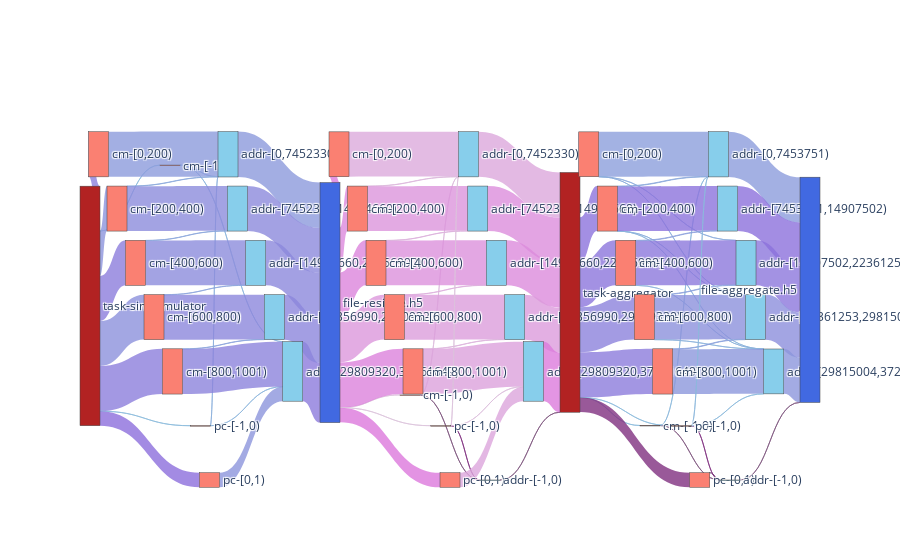

Notebook code cell kept with this figure:
### Code cell
f2_nodes, f2_nodes_dict = get_nodes_for_sankey(F2,rm_tags=['sim','agg_r','agg_w'])

# print(node_ref2)

f2_links = get_links_for_sankey(F2, f2_nodes_dict)
fig = go.Figure(go.Sankey(
            node = f2_nodes,
            link = f2_links, orientation='h'))
fig.show()
fig.write_html(f"{path}/sankey-grouped-sim_w_agg_r_w-vol-vfd.html")

### Figure 1 — Plotly figure (JSON) as saved in the notebook; plotly's stock layout.template omitted (floating-point values rounded to 4 significant figures)
{"data": [{"link": {"color": ["rgba(140, 188.4313725490196, 220, 0.8)", "rgba(140, 128.8235294117647, 220, 0.8)", "rgba(140, 147.64705882352942, 220, 0.8)", "rgba(140, 125.68627450980392, 220, 0.8)", "rgba(140, 146.078431372549, 220, 0.8)", "rgba(140, 127.25490196078431, 220, 0.8)", "rgba(140, 188.4313725490196, 220, 0.8)", "rgba(140, 110.0, 220, 0.8)", "rgba(140, 177.45098039215685, 220, 0.8)", "rgba(140, 182.15686274509804, 220, 0.8)", "rgba(140, 177.45098039215685, 220, 0.8)", "rgba(140, 182.15686274509804, 220, 0.8)", "rgba(140, 155.49019607843138, 220, 0.8)", "rgba(140, 171.1764705882353, 220, 0.8)", "rgba(140, 141.37254901960785, 220, 0.8)", "rgba(140, 139.80392156862746, 220, 0.8)", "rgba(140, 168.0392156862745, 220, 0.8)", "rgba(140, 164.90196078431373, 220, 0.8)", "rgba(140, 135.09803921568627, 220, 0.8)", "rgba(140, 166.47058823529412, 220, 0.8)", "rgba(140, 131.9607843137255, 220, 0.8)", "rgba(140, 149.2156862745098, 220, 0.8)", "rgba(140, 153.921568627451, 220, 0.8)", "rgba(140, 122.54901960784314, 220, 0.8)", "rgba(140, 138.23529411764707, 220, 0.8)", "rgba(140, 136.66666666666669, 220, 0.8)", "rgba(140, 133.52941176470588, 220, 0.8)", "rgba(220, 196.8, 220, 0.8)", "rgba(220, 126.39999999999999, 220, 0.8)", "rgba(220, 136.0, 220, 0.8)", "rgba(220, 132.8, 220, 0.8)", "rgba(220, 152.0, 220, 0.8)", "rgba(220, 129.6, 220, 0.8)", "rgba(220, 196.8, 220, 0.8)", "rgba(220, 120.0, 220, 0.8)", "rgba(128, 88.0, 128, 0.8)", "rgba(220, 187.2, 220, 0.8)", "rgba(220, 171.2, 220, 0.8)", "rgba(220, 184.0, 220, 0.8)", "rgba(220, 148.8, 220, 0.8)", "rgba(220, 145.6, 220, 0.8)", "rgba(220, 177.6, 220, 0.8)", "rgba(220, 174.4, 220, 0.8)", "rgba(220, 158.4, 220, 0.8)", "rgba(220, 180.8, 220, 0.8)", "rgba(220, 161.6, 220, 0.8)", "rgba(128, 48.0, 128, 0.8)", "rgba(220, 193.6, 220, 0.8)", "rgba(220, 190.4, 220, 0.8)", "rgba(220, 164.8, 220, 0.8)", "rgba(128, 88.0, 128, 0.8)", "rgba(220, 168.0, 220, 0.8)", "rgba(220, 142.4, 220, 0.8)", "rgba(220, 139.2, 220, 0.8)", "rgba(220, 155.2, 220, 0.8)", "rgba(220, 123.2, 220, 0.8)", "rgba(140, 188.4313725490196, 220, 0.8)", "rgba(140, 111.5686274509804, 220, 0.8)", "rgba(140, 116.27450980392157, 220, 0.8)", "rgba(140, 117.84313725490196, 220, 0.8)", "rgba(140, 130.39215686274508, 220, 0.8)", "rgba(140, 124.11764705882354, 220, 0.8)", "rgba(140, 188.4313725490196, 220, 0.8)", "rgba(128, 48.0, 128, 0.8)", "rgba(128, 88.0, 128, 0.8)", "rgba(140, 185.2941176470588, 220, 0.8)", "rgba(128, 88.0, 128, 0.8)", "rgba(140, 158.62745098039215, 220, 0.8)", "rgba(140, 172.7450980392157, 220, 0.8)", "rgba(140, 174.31372549019608, 220, 0.8)", "rgba(140, 169.60784313725492, 220, 0.8)", "rgba(140, 175.88235294117646, 220, 0.8)", "rgba(140, 180.58823529411765, 220, 0.8)", "rgba(140, 114.70588235294117, 220, 0.8)", "rgba(140, 120.98039215686273, 220, 0.8)", "rgba(140, 179.01960784313727, 220, 0.8)", "rgba(140, 160.19607843137254, 220, 0.8)", "rgba(140, 161.76470588235293, 220, 0.8)", "rgba(140, 144.50980392156862, 220, 0.8)", "rgba(140, 179.01960784313727, 220, 0.8)", "rgba(140, 163.33333333333334, 220, 0.8)", "rgba(140, 152.35294117647058, 220, 0.8)", "rgba(128, 48.0, 128, 0.8)", "rgba(140, 183.72549019607843, 220, 0.8)", "rgba(140, 186.86274509803923, 220, 0.8)", "rgba(128, 88.0, 128, 0.8)", "rgba(140, 157.05882352941177, 220, 0.8)", "rgba(140, 119.41176470588235, 220, 0.8)", "rgba(140, 142.94117647058823, 220, 0.8)", "rgba(140, 150.7843137254902, 220, 0.8)", "rgba(140, 113.13725490196079, 220, 0.8)"], "label": ["Access Volume : 0 <br />Average Count : 4 <br />Average Access Size : 0 <br />Operation : write<br />Bandwidth : 0", "Access Volume : 7.42 MB <br />Average Count : 200 <br />Average Access Size : 37.11 KB <br />Operation : write<br />Bandwidth : 2.41 MB/s", "Access Volume : 7.44 MB <br />Average Count : 200 <br />Average Access Size : 37.21 KB <br />Operation : write<br />Bandwidth : 1.87 MB/s", "Access Volume : 7.44 MB <br />Average Count : 200 <br />Average Access Size : 37.2 KB <br />Operation : write<br />Bandwidth : 2.51 MB/s", "Access Volume : 7.44 MB <br />Average Count : 200 <br />Average Access Size : 37.21 KB <br />Operation : write<br />Bandwidth : 1.89 MB/s", "Access Volume : 7.48 MB <br />Average Count : 201 <br />Average Access Size : 37.21 KB <br />Operation : write<br />Bandwidth : 2.48 MB/s", "Access Volume : 0 <br />Average Count : 4 <br />Average Access Size : 0 <br />Operation : write<br />Bandwidth : 0", "Access Volume : 2.4 MB <br />Average Count : 1 <br />Average Access Size : 2.4 MB <br />Operation : write<br />Bandwidth : 1.56 GB/s", "Access Volume : 5.19 KB <br />Average Count : 24 <br />Average Access Size : 216.33 B <br />Operation : write<br />Bandwidth : 292.05 B/s", "Access Volume : 272 B <br />Average Count : 1 <br />Average Access Size : 272 B <br />Operation : write<br />Bandwidth : 79.34 B/s", "Access Volume : 5.19 KB <br />Average Count : 24 <br />Average Access Size : 216.33 B <br />Operation : write<br />Bandwidth : 292.05 B/s", "Access Volume : 272 B <br />Average Count : 1 <br />Average Access Size : 272 B <br />Operation : write<br />Bandwidth : 79.34 B/s", "Access Volume : 7.46 MB <br />Average Count : 202 <br />Average Access Size : 36.94 KB <br />Operation : write<br />Bandwidth : 419.67 KB/s", "Access Volume : 37.06 KB <br />Average Count : 1 <br />Average Access Size : 37.06 KB <br />Operation : write<br />Bandwidth : 2.08 KB/s", "Access Volume : 7.41 MB <br />Average Count : 199 <br />Average Access Size : 37.24 KB <br />Operation : write<br />Bandwidth : 2.1 MB/s", "Access Volume : 7.41 MB <br />Average Count : 199 <br />Average Access Size : 37.24 KB <br />Operation : write<br />Bandwidth : 2.1 MB/s", "Access Volume : 36.86 KB <br />Average Count : 1 <br />Average Access Size : 36.86 KB <br />Operation : write<br />Bandwidth : 10.42 KB/s", "Access Volume : 37.54 KB <br />Average Count : 1 <br />Average Access Size : 37.54 KB <br />Operation : write<br />Bandwidth : 10.66 KB/s", "Access Volume : 7.41 MB <br />Average Count : 199 <br />Average Access Size : 37.25 KB <br />Operation : write<br />Bandwidth : 2.12 MB/s", "Access Volume : 37.25 KB <br />Average Count : 1 <br />Average Access Size : 37.25 KB <br />Operation : write<br />Bandwidth : 10.64 KB/s", "Access Volume : 7.45 MB <br />Average Count : 200 <br />Average Access Size : 37.25 KB <br />Operation : write<br />Bandwidth : 2.17 MB/s", "Access Volume : 2.4 MB <br />Average Count : 1 <br />Average Access Size : 2.4 MB <br />Operation : write<br />Bandwidth : 700.09 KB/s", "Access Volume : 7.5 MB <br />Average Count : 227 <br />Average Access Size : 33.05 KB <br />Operation : write<br />Bandwidth : 422.05 KB/s", "Access Volume : 9.85 MB <br />Average Count : 202 <br />Average Access Size : 48.76 KB <br />Operation : write<br />Bandwidth : 2.87 MB/s", "Access Volume : 7.45 MB <br />Average Count : 200 <br />Average Access Size : 37.24 KB <br />Operation : write<br />Bandwidth : 2.11 MB/s", "Access Volume : 7.45 MB <br />Average Count : 200 <br />Average Access Size : 37.24 KB <br />Operation : write<br />Bandwidth : 2.12 MB/s", "Access Volume : 7.45 MB <br />Average Count : 200 <br />Average Access Size : 37.25 KB <br />Operation : write<br />Bandwidth : 2.13 MB/s", "Access Volume : 0 <br />Average Count : 3 <br />Average Access Size : 0 <br />Operation : read<br />Bandwidth : 0", "Access Volume : 7.42 MB <br />Average Count : 200 <br />Average Access Size : 37.11 KB <br />Operation : read<br />Bandwidth : 11.12 MB/s", "Access Volume : 7.44 MB <br />Average Count : 200 <br />Average Access Size : 37.21 KB <br />Operation : read<br />Bandwidth : 10.68 MB/s", "Access Volume : 7.44 MB <br />Average Count : 200 <br />Average Access Size : 37.2 KB <br />Operation : read<br />Bandwidth : 10.69 MB/s", "Access Volume : 7.44 MB <br />Average Count : 200 <br />Average Access Size : 37.21 KB <br />Operation : read<br />Bandwidth : 10.43 MB/s", "Access Volume : 7.48 MB <br />Average Count : 201 <br />Average Access Size : 37.21 KB <br />Operation : read<br />Bandwidth : 10.78 MB/s", "Access Volume : 0 <br />Average Count : 3 <br />Average Access Size : 0 <br />Operation : read<br />Bandwidth : 0", "Access Volume : 2.4 MB <br />Average Count : 1 <br />Average Access Size : 2.4 MB <br />Operation : read<br />Bandwidth : 1.56 GB/s", "Access Volume : 0 <br />Average Count : 1 <br />Average Access Size : 0 <br />Operation : open<br />Bandwidth : 0", "Access Volume : 2.51 KB <br />Average Count : 8 <br />Average Access Size : 314 B <br />Operation : read<br />Bandwidth : 714.15 B/s", "Access Volume : 7.43 MB <br />Average Count : 399 <br />Average Access Size : 18.62 KB <br />Operation : read<br />Bandwidth : 2.11 MB/s", "Access Volume : 37.06 KB <br />Average Count : 2 <br />Average Access Size : 18.53 KB <br />Operation : read<br />Bandwidth : 10.53 KB/s", "Access Volume : 7.41 MB <br />Average Count : 398 <br />Average Access Size : 18.62 KB <br />Operation : read<br />Bandwidth : 10.61 MB/s", "Access Volume : 7.41 MB <br />Average Count : 398 <br />Average Access Size : 18.62 KB <br />Operation : read<br />Bandwidth : 10.62 MB/s", "Access Volume : 36.86 KB <br />Average Count : 2 <br />Average Access Size : 18.43 KB <br />Operation : read<br />Bandwidth : 52.76 KB/s", "Access Volume : 37.54 KB <br />Average Count : 2 <br />Average Access Size : 18.77 KB <br />Operation : read<br />Bandwidth : 53.82 KB/s", "Access Volume : 7.41 MB <br />Average Count : 398 <br />Average Access Size : 18.62 KB <br />Operation : read<br />Bandwidth : 10.36 MB/s", "Access Volume : 37.25 KB <br />Average Count : 2 <br />Average Access Size : 18.62 KB <br />Operation : read<br />Bandwidth : 52.06 KB/s", "Access Volume : 7.45 MB <br />Average Count : 400 <br />Average Access Size : 18.62 KB <br />Operation : read<br />Bandwidth : 9.93 MB/s", "Access Volume : 0 <br />Average Count : 1 <br />Average Access Size : 0 <br />Operation : close<br />Bandwidth : 0", "Access Volume : 1.9 KB <br />Average Count : 4 <br />Average Access Size : 474 B <br />Operation : read<br />Bandwidth : 539.03 B/s", "Access Volume : 512 B <br />Average Count : 1 <br />Average Access Size : 512 B <br />Operation : read<br />Bandwidth : 682.71 B/s", "Access Volume : 2.4 MB <br />Average Count : 1 <br />Average Access Size : 2.4 MB <br />Operation : read<br />Bandwidth : 3.2 MB/s", "Access Volume : 0 <br />Average Count : 2 <br />Average Access Size : 0 <br />Operation : open<br />Bandwidth : 0", "Access Volume : 7.47 MB <br />Average Count : 413 <br />Average Access Size : 18.09 KB <br />Operation : read<br />Bandwidth : 2.12 MB/s", "Access Volume : 7.45 MB <br />Average Count : 400 <br />Average Access Size : 18.62 KB <br />Operation : read<br />Bandwidth : 10.66 MB/s", "Access Volume : 7.45 MB <br />Average Count : 400 <br />Average Access Size : 18.62 KB <br />Operation : read<br />Bandwidth : 10.68 MB/s", "Access Volume : 7.45 MB <br />Average Count : 400 <br />Average Access Size : 18.62 KB <br />Operation : read<br />Bandwidth : 10.41 MB/s", "Access Volume : 9.85 MB <br />Average Count : 402 <br />Average Access Size : 24.5 KB <br />Operation : read<br />Bandwidth : 13.13 MB/s", "Access Volume : 0 <br />Average Count : 3 <br />Average Access Size : 0 <br />Operation : write<br />Bandwidth : 0", "Access Volume : 7.42 MB <br />Average Count : 200 <br />Average Access Size : 37.11 KB <br />Operation : write<br />Bandwidth : 5.64 MB/s", "Access Volume : 7.44 MB <br />Average Count : 200 <br />Average Access Size : 37.21 KB <br />Operation : write<br />Bandwidth : 4.46 MB/s", "Access Volume : 7.44 MB <br />Average Count : 200 <br />Average Access Size : 37.2 KB <br />Operation : write<br />Bandwidth : 4.06 MB/s", "Access Volume : 7.44 MB <br />Average Count : 200 <br />Average Access Size : 37.21 KB <br />Operation : write<br />Bandwidth : 2.37 MB/s", "Access Volume : 7.48 MB <br />Average Count : 201 <br />Average Access Size : 37.21 KB <br />Operation : write<br />Bandwidth : 2.68 MB/s", "Access Volume : 0 <br />Average Count : 3 <br />Average Access Size : 0 <br />Operation : write<br />Bandwidth : 0", "Access Volume : 2.4 MB <br />Average Count : 1 <br />Average Access Size : 2.4 MB <br />Operation : open<br />Bandwidth : 1.56 GB/s", "Access Volume : 0 <br />Average Count : 1 <br />Average Access Size : 0 <br />Operation : open<br />Bandwidth : 0", "Access Volume : 590 B <br />Average Count : 4 <br />Average Access Size : 147.5 B <br />Operation : write<br />Bandwidth : 26.18 B/s", "Access Volume : 0 <br />Average Count : 1 <br />Average Access Size : 0 <br />Operation : open<br />Bandwidth : 0", "Access Volume : 7.41 MB <br />Average Count : 199 <br />Average Access Size : 37.25 KB <br />Operation : write<br />Bandwidth : 328.93 KB/s", "Access Volume : 1.26 KB <br />Average Count : 79 <br />Average Access Size : 16 B <br />Operation : write<br />Bandwidth : 577.9 B/s", "Access Volume : 1.92 KB <br />Average Count : 120 <br />Average Access Size : 16 B <br />Operation : write<br />Bandwidth : 538.75 B/s", "Access Volume : 74.4 KB <br />Average Count : 2 <br />Average Access Size : 37.2 KB <br />Operation : write<br />Bandwidth : 3.3 KB/s", "Access Volume : 1.28 KB <br />Average Count : 80 <br />Average Access Size : 16 B <br />Operation : write<br />Bandwidth : 359.17 B/s", "Access Volume : 1.92 KB <br />Average Count : 120 <br />Average Access Size : 16 B <br />Operation : write<br />Bandwidth : 131.96 B/s", "Access Volume : 7.37 MB <br />Average Count : 198 <br />Average Access Size : 37.24 KB <br />Operation : write<br />Bandwidth : 4.93 MB/s", "Access Volume : 7.37 MB <br />Average Count : 198 <br />Average Access Size : 37.24 KB <br />Operation : write<br />Bandwidth : 3.37 MB/s", "Access Volume : 3.2 KB <br />Average Count : 200 <br />Average Access Size : 16 B <br />Operation : write<br />Bandwidth : 219.93 B/s", "Access Volume : 74.35 KB <br />Average Count : 2 <br />Average Access Size : 37.18 KB <br />Operation : write<br />Bandwidth : 49.71 KB/s", "Access Volume : 74.56 KB <br />Average Count : 2 <br />Average Access Size : 37.28 KB <br />Operation : write<br />Bandwidth : 34.09 KB/s", "Access Volume : 7.38 MB <br />Average Count : 198 <br />Average Access Size : 37.25 KB <br />Operation : write<br />Bandwidth : 2.07 MB/s", "Access Volume : 3.2 KB <br />Average Count : 200 <br />Average Access Size : 16 B <br />Operation : write<br />Bandwidth : 219.93 B/s", "Access Volume : 74.18 KB <br />Average Count : 2 <br />Average Access Size : 37.09 KB <br />Operation : write<br />Bandwidth : 20.82 KB/s", "Access Volume : 7.41 MB <br />Average Count : 352 <br />Average Access Size : 21.06 KB <br />Operation : write<br />Bandwidth : 509.59 KB/s", "Access Volume : 0 <br />Average Count : 1 <br />Average Access Size : 0 <br />Operation : close<br />Bandwidth : 0", "Access Volume : 608 B <br />Average Count : 3 <br />Average Access Size : 202.67 B <br />Operation : write<br />Bandwidth : 26.98 B/s", "Access Volume : 296 B <br />Average Count : 2 <br />Average Access Size : 148 B <br />Operation : write<br />Bandwidth : 20.34 B/s", "Access Volume : 0 <br />Average Count : 2 <br />Average Access Size : 0 <br />Operation : open<br />Bandwidth : 0", "Access Volume : 7.49 MB <br />Average Count : 208 <br />Average Access Size : 36 KB <br />Operation : write<br />Bandwidth : 332.28 KB/s", "Access Volume : 7.45 MB <br />Average Count : 279 <br />Average Access Size : 26.7 KB <br />Operation : write<br />Bandwidth : 3.41 MB/s", "Access Volume : 7.45 MB <br />Average Count : 400 <br />Average Access Size : 18.63 KB <br />Operation : write<br />Bandwidth : 2.09 MB/s", "Access Volume : 7.42 MB <br />Average Count : 874 <br />Average Access Size : 8.49 KB <br />Operation : write<br />Bandwidth : 510.18 KB/s", "Access Volume : 7.45 MB <br />Average Count : 200 <br />Average Access Size : 37.24 KB <br />Operation : write<br />Bandwidth : 4.98 MB/s"], "source": [0, 0, 0, 0, 0, 0, 0, 0, 1, 1, 2, 2, 3, 4, 4, 5, 5, 6, 6, 7, 7, 8, 9, 10, 11, 12, 13, 14, 14, 14, 14, 14, 14, 14, 14, 15, 15, 16, 17, 17, 18, 18, 19, 19, 20, 20, 21, 21, 21, 22, 23, 24, 25, 26, 27, 28, 29, 29, 29, 29, 29, 29, 29, 29, 30, 30, 31, 32, 32, 32, 33, 33, 33, 33, 34, 34, 34, 35, 35, 35, 36, 36, 37, 37, 37, 38, 39, 40, 41, 42, 43], "target": [1, 3, 4, 5, 6, 7, 2, 8, 9, 10, 9, 10, 9, 9, 11, 12, 11, 12, 13, 13, 10, 10, 14, 14, 14, 14, 14, 15, 16, 17, 18, 19, 20, 21, 22, 23, 24, 24, 24, 25, 26, 25, 26, 27, 27, 28, 23, 24, 28, 28, 29, 29, 29, 29, 29, 29, 30, 32, 33, 34, 35, 36, 37, 31, 38, 39, 38, 39, 40, 41, 39, 41, 42, 43, 40, 42, 43, 40, 41, 42, 41, 42, 38, 39, 42, 44, 44, 44, 44, 44, 44], "value": [1, 7422108, 7441148, 7440164, 7442936, 7479508, 1, 2400000, 5192, 272, 5192, 272, 7460880, 37056, 7410912, 7410120, 36856, 37544, 7412216, 37248, 7449144, 2400000, 7503128, 9849416, 7447768, 7447664, 7449464, 1, 7422108, 7441148, 7440164, 7442936, 7479508, 1, 2400000, 1, 2512, 7428880, 37056, 7410912, 7410120, 36856, 37544, 7412216, 37248, 7449144, 1, 1896, 512, 2400000, 1, 7470344, 7447768, 7447664, 7449464, 9849656, 1, 7422108, 7441148, 7440164, 7442936, 7479508, 1, 2400000, 1, 590, 1, 7412880, 1264, 1920, 74400, 1280, 1920, 7373568, 7372624, 3200, 74352, 74560, 7375200, 3200, 74184, 7414656, 1, 608, 296, 1, 7488478, 7448448, 7452584, 7423272, 7447920]}, "node": {"color": ["FireBrick", "Salmon", "Salmon", "Salmon", "Salmon", "Salmon", "Salmon", "Salmon", "Salmon", "SkyBlue", "SkyBlue", "SkyBlue", "SkyBlue", "SkyBlue", "RoyalBlue", "Salmon", "Salmon", "Salmon", "Salmon", "Salmon", "Salmon", "Salmon", "Salmon", "SkyBlue", "SkyBlue", "SkyBlue", "SkyBlue", "SkyBlue", "SkyBlue", "FireBrick", "Salmon", "Salmon", "Salmon", "Salmon", "Salmon", "Salmon", "Salmon", "Salmon", "SkyBlue", "SkyBlue", "SkyBlue", "SkyBlue", "SkyBlue", "SkyBlue", "RoyalBlue"], "label": ["task-sim_emulator", "cm-[-1,0)", "pc-[-1,0)", "cm-[0,200)", "cm-[200,400)", "cm-[400,600)", "cm-[600,800)", "cm-[800,1001)", "pc-[0,1)", "addr-[0,7452330)", "addr-[29809320,37261649)", "addr-[7452330,14904660)", "addr-[14904660,22356990)", "addr-[22356990,29809320)", "file-residue.h5", "cm-[-1,0)", "cm-[0,200)", "cm-[200,400)", "cm-[400,600)", "cm-[600,800)", "cm-[800,1001)", "pc-[-1,0)", "pc-[0,1)", "addr-[-1,0)", "addr-[0,7452330)", "addr-[7452330,14904660)", "addr-[14904660,22356990)", "addr-[22356990,29809320)", "addr-[29809320,37261649)", "task-aggregator", "cm-[-1,0)", "pc-[0,1)", "cm-[0,200)", "cm-[200,400)", "cm-[400,600)", "cm-[600,800)", "cm-[800,1001)", "pc-[-1,0)", "addr-[-1,0)", "addr-[0,7453751)", "addr-[14907502,22361253)", "addr-[22361253,29815004)", "addr-[29815004,37268754)", "addr-[7453751,14907502)", "file-aggregate.h5"], "x": [0, 0.0125, 0.1625, 0.025, 0.05, 0.075, 0.1, 0.125, 0.175, 0.2, 0.2875, 0.2125, 0.2375, 0.2625, 0.325, 0.3375, 0.35, 0.375, 0.4, 0.425, 0.45, 0.4875, 0.5, 0.5125, 0.525, 0.5375, 0.5625, 0.5875, 0.6125, 0.6625, 0.675, 0.8375, 0.6875, 0.7125, 0.7375, 0.7625, 0.7875, 0.8125, 0.85, 0.8625, 0.9, 0.9125, 0.9375, 0.875, 1], "y": [0, 0, 0.8571, 0.1429, 0.2857, 0.4286, 0.5714, 0.7143, 1, 0.1429, 0.7143, 0.2857, 0.4286, 0.5714, 0, 0, 0.1429, 0.2857, 0.4286, 0.5714, 0.7143, 0.8571, 1, 0, 0.1429, 0.2857, 0.4286, 0.5714, 0.7143, 0, 0, 1, 0.1429, 0.2857, 0.4286, 0.5714, 0.7143, 0.8571, 0, 0.1429, 0.4286, 0.5714, 0.7143, 0.2857, 0]}, "orientation": "h", "type": "sankey"}], "layout": {}}
